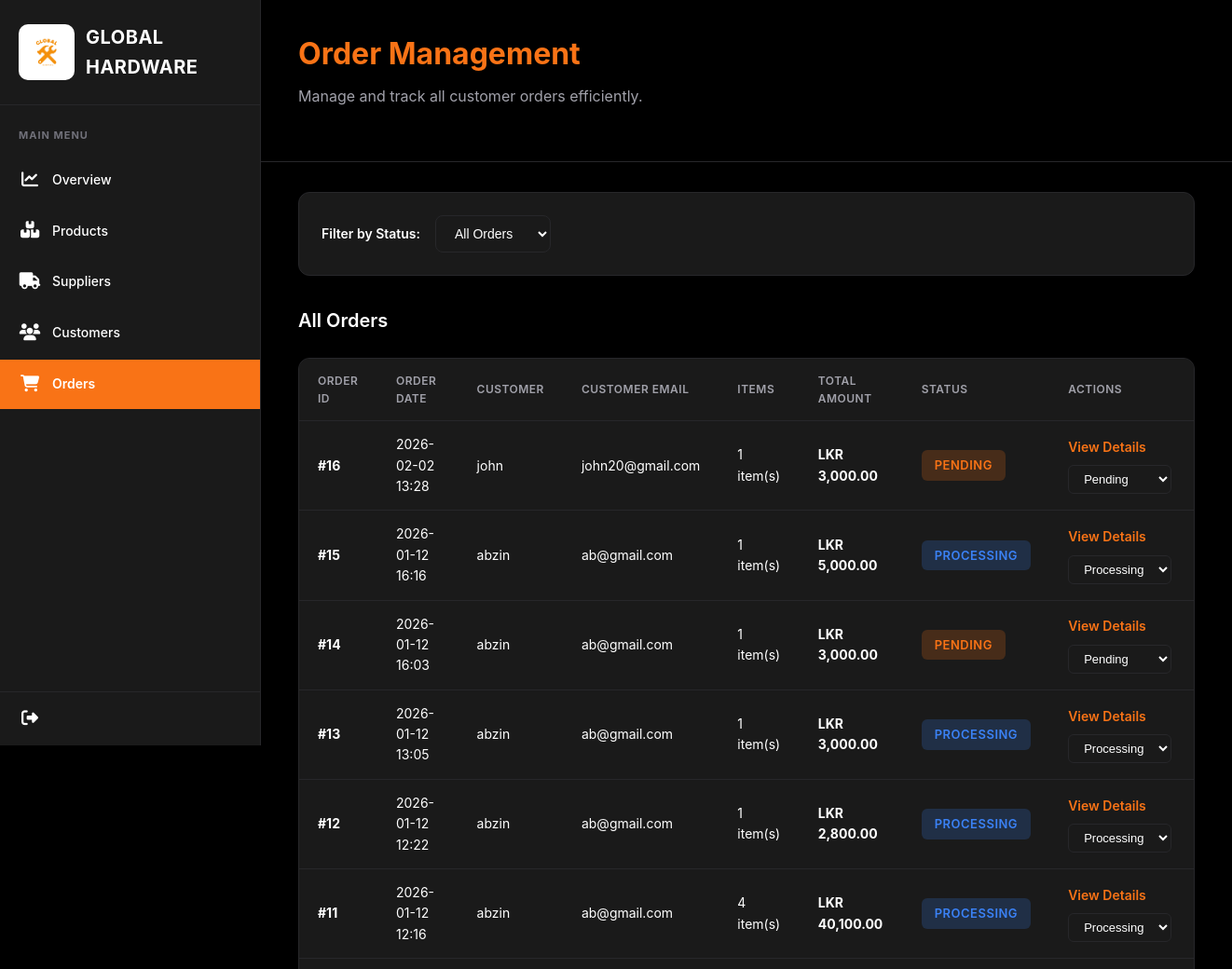
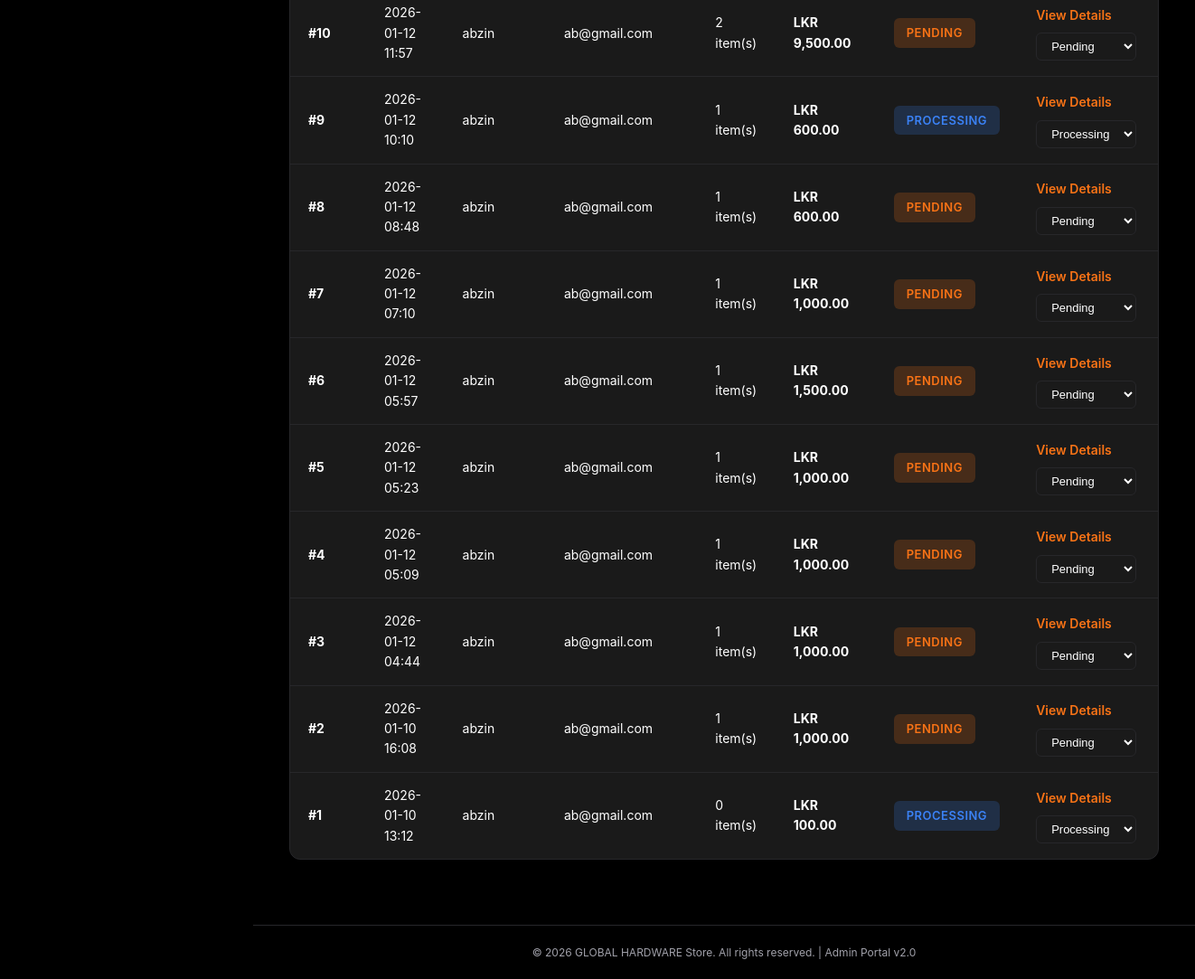
The page /admin/orders.php (signed in) on the database its author committed (2 pictures, top to bottom).
### tables this page shows
CREATE TABLE `orders` (
  `order_id` int(11) NOT NULL,
  `customer_id` int(11) NOT NULL,
  `order_date` datetime DEFAULT current_timestamp(),
  `total_amount` decimal(10,2) NOT NULL,
  `status` enum('Pending','Processing','Completed','Cancelled') DEFAULT 'Pending'
);

CREATE TABLE `customers` (
  `customer_id` int(11) NOT NULL,
  `name` varchar(100) NOT NULL,
  `email` varchar(100) NOT NULL,
  `password` varchar(255) NOT NULL,
  `phone` varchar(20) DEFAULT NULL,
  `address` varchar(255) DEFAULT NULL,
  `status` enum('Active','Inactive') DEFAULT 'Active',
  `created_at` datetime DEFAULT current_timestamp()
);

### admin/orders.php (the view, shortened to what this page needs)
<?php
require_once '../config/db.php';
$ordersStmt = $pdo->query("SELECT o.*, c.name as customer_name, c.email as customer_email
    FROM orders o
    JOIN customers c ON o.customer_id = c.customer_id
    ORDER BY o.order_date DESC");
$orders = $ordersStmt->fetchAll();
$orderItemCounts = [];
foreach ($orders as $order) {
    $countStmt = $pdo->prepare("SELECT COUNT(*) as count FROM order_items WHERE order_id = ?");
    $countStmt->execute([$order['order_id']]);
    $result = $countStmt->fetch();
    $orderItemCounts[$order['order_id']] = $result['count'];
}
?>
<!DOCTYPE html>
<html lang="en">
<head>
    <link rel="stylesheet" href="https://cdnjs.cloudflare.com/ajax/libs/font-awesome/6.4.0/css/all.min.css">
</head>
<body>
    <aside class="sidebar">
        <div class="sidebar-header">
            <img src="../Images/GLOBAL.png" alt="Global Hardware Logo" class="sidebar-logo-img">
            <span class="sidebar-logo-text">GLOBAL HARDWARE</span>
        </div>
        <nav class="nav-menu">
            <div class="menu-section">
                <div class="menu-section-title">Main Menu</div>
                <a href="dashboard.php" class="nav-item">
                    <span class="nav-icon"><i class="fas fa-chart-line"></i></span>
                    <span>Overview</span>
                </a>
                <a href="products.php" class="nav-item">
                    <span class="nav-icon"><i class="fas fa-boxes"></i></span>
                    <span>Products</span>
                </a>
                <a href="suppliers.php" class="nav-item">
                    <span class="nav-icon"><i class="fas fa-truck"></i></span>
                    <span>Suppliers</span>
                </a>
                <a href="customers.php" class="nav-item">
                    <span class="nav-icon"><i class="fas fa-users"></i></span>
                    <span>Customers</span>
                </a>
                <a href="orders.php" class="nav-item active">
                    <span class="nav-icon"><i class="fas fa-shopping-cart"></i></span>
                    <span>Orders</span>
                </a>
            </div>
        </nav>
        <div class="sidebar-logout">
            <a href="logout.php" class="nav-item">
                <span class="nav-icon"><i class="fas fa-sign-out-alt"></i></span>
            </a>
        </div>
    </aside>
    <main class="main-content">
        <header class="top-header">
            <div class="header-greeting">
                <div class="greeting-text">Order Management</div>
                <div class="greeting-subtitle">Manage and track all customer orders efficiently.</div>
            </div>
        </header>
        <div class="container">
            <div class="filter-section">
                <form action="orders.php" method="GET">
                    <label>Filter by Status:</label>
                    <select name="status" onchange="this.form.submit()">
                        <option value="">All Orders</option>
                    </select>
                </form>
            </div>
            <h2>All Orders</h2>
            <?php if (empty($orders)): ?>
                <p style="color: var(--text-secondary); padding: 40px; text-align: center;">No orders found.</p>
            <?php else: ?>
                <div class="table-container">
                    <table>
                        <thead>
                            <tr>
                                <th>Order ID</th>
                                <th>Order Date</th>
                                <th>Customer</th>
                                <th>Customer Email</th>
                                <th>Items</th>
                                <th>Total Amount</th>
                                <th>Status</th>
                                <th>Actions</th>
                            </tr>
                        </thead>
                        <tbody>
                            <?php foreach($orders as $order): ?>
                            <tr>
                                <td><strong>#<?= $order['order_id'] ?></strong></td>
                                <td><?= date('Y-m-d H:i', strtotime($order['order_date'])) ?></td>
                                <td><?= htmlspecialchars($order['customer_name']) ?></td>
                                <td><?= htmlspecialchars($order['customer_email']) ?></td>
                                <td><?= $orderItemCounts[$order['order_id']] ?? 0 ?> item(s)</td>
                                <td><strong>LKR <?= number_format($order['total_amount'], 2) ?></strong></td>
                                <td>
                                    <span class="status-<?= strtolower($order['status']) ?>"><?= htmlspecialchars($order['status']) ?></span>
                                </td>
                                <td>
                                    <div class="action-buttons">
                                        <a href="order_view.php?id=<?= $order['order_id'] ?>" class="view-link">View Details</a>
                                        <form action="order_process.php" method="POST" style="display:inline;" onsubmit="return confirmStatusChange(this)">
                                            <select name="status" onchange="this.form.submit()" style="padding: 6px 12px; font-size: 13px; background: var(--card-bg); border: 1px solid var(--border-color); border-radius: 6px; color: var(--text-primary);">
                                                <option value="Pending" <?= $order['status'] === 'Pending' ? 'selected' : '' ?>>Pending</option>
                                                <option value="Processing" <?= $order['status'] === 'Processing' ? 'selected' : '' ?>>Processing</option>
                                            </select>
                                        </form>
                                    </div>
                                </td>
                            </tr>
                            <?php endforeach; ?>
                        </tbody>
                    </table>
                </div>
            <?php endif; ?>
        </div>
        <div style="text-align: center; padding: 20px; border-top: 1px solid var(--border-color); margin-top: 40px; color: var(--text-secondary); font-size: 12px;">
            <p>&copy; <?= date('Y') ?> GLOBAL HARDWARE Store. All rights reserved. | Admin Portal v2.0</p>
        </div>
    </main>
</body>
</html>

### rows shown on the page
orders: order_id "16", order_date "2026-02-02 13:28", customer.name "john", customer.email "john20@gmail.com", order_id "1", total_amount "3,000.00", status "PENDING", status "Pending"
orders: order_id "15", order_date "2026-01-12 16:16", customer.name "abzin", customer.email "ab@gmail.com", order_id "1", total_amount "5,000.00", status "PROCESSING", status "Processing"
orders: order_id "14", order_date "2026-01-12 16:03", customer.name "abzin", customer.email "ab@gmail.com", order_id "1", total_amount "3,000.00", status "PENDING", status "Pending"
orders: order_id "13", order_date "2026-01-12 13:05", customer.name "abzin", customer.email "ab@gmail.com", order_id "1", total_amount "3,000.00", status "PROCESSING", status "Processing"
orders: order_id "12", order_date "2026-01-12 12:22", customer.name "abzin", customer.email "ab@gmail.com", order_id "1", total_amount "2,800.00", status "PROCESSING", status "Processing"
orders: order_id "11", order_date "2026-01-12 12:16", customer.name "abzin", customer.email "ab@gmail.com", order_id "4", total_amount "40,100.00", status "PROCESSING", status "Processing"
orders: order_id "10", order_date "2026-01-12 11:57", customer.name "abzin", customer.email "ab@gmail.com", order_id "2", total_amount "9,500.00", status "PENDING", status "Pending"
orders: order_id "9", order_date "2026-01-12 10:10", customer.name "abzin", customer.email "ab@gmail.com", order_id "1", total_amount "600.00", status "PROCESSING", status "Processing"
orders: order_id "8", order_date "2026-01-12 08:48", customer.name "abzin", customer.email "ab@gmail.com", order_id "1", total_amount "600.00", status "PENDING", status "Pending"
orders: order_id "7", order_date "2026-01-12 07:10", customer.name "abzin", customer.email "ab@gmail.com", order_id "1", total_amount "1,000.00", status "PENDING", status "Pending"
orders: order_id "6", order_date "2026-01-12 05:57", customer.name "abzin", customer.email "ab@gmail.com", order_id "1", total_amount "1,500.00", status "PENDING", status "Pending"
orders: order_id "5", order_date "2026-01-12 05:23", customer.name "abzin", customer.email "ab@gmail.com", order_id "1", total_amount "1,000.00", status "PENDING", status "Pending"
orders: order_id "4", order_date "2026-01-12 05:09", customer.name "abzin", customer.email "ab@gmail.com", order_id "1", total_amount "1,000.00", status "PENDING", status "Pending"
orders: order_id "3", order_date "2026-01-12 04:44", customer.name "abzin", customer.email "ab@gmail.com", order_id "1", total_amount "1,000.00", status "PENDING", status "Pending"
orders: order_id "2", order_date "2026-01-10 16:08", customer.name "abzin", customer.email "ab@gmail.com", order_id "1", total_amount "1,000.00", status "PENDING", status "Pending"
orders: order_id "1", order_date "2026-01-10 13:12", customer.name "abzin", customer.email "ab@gmail.com", order_id "0", total_amount "100.00", status "PROCESSING", status "Processing"
